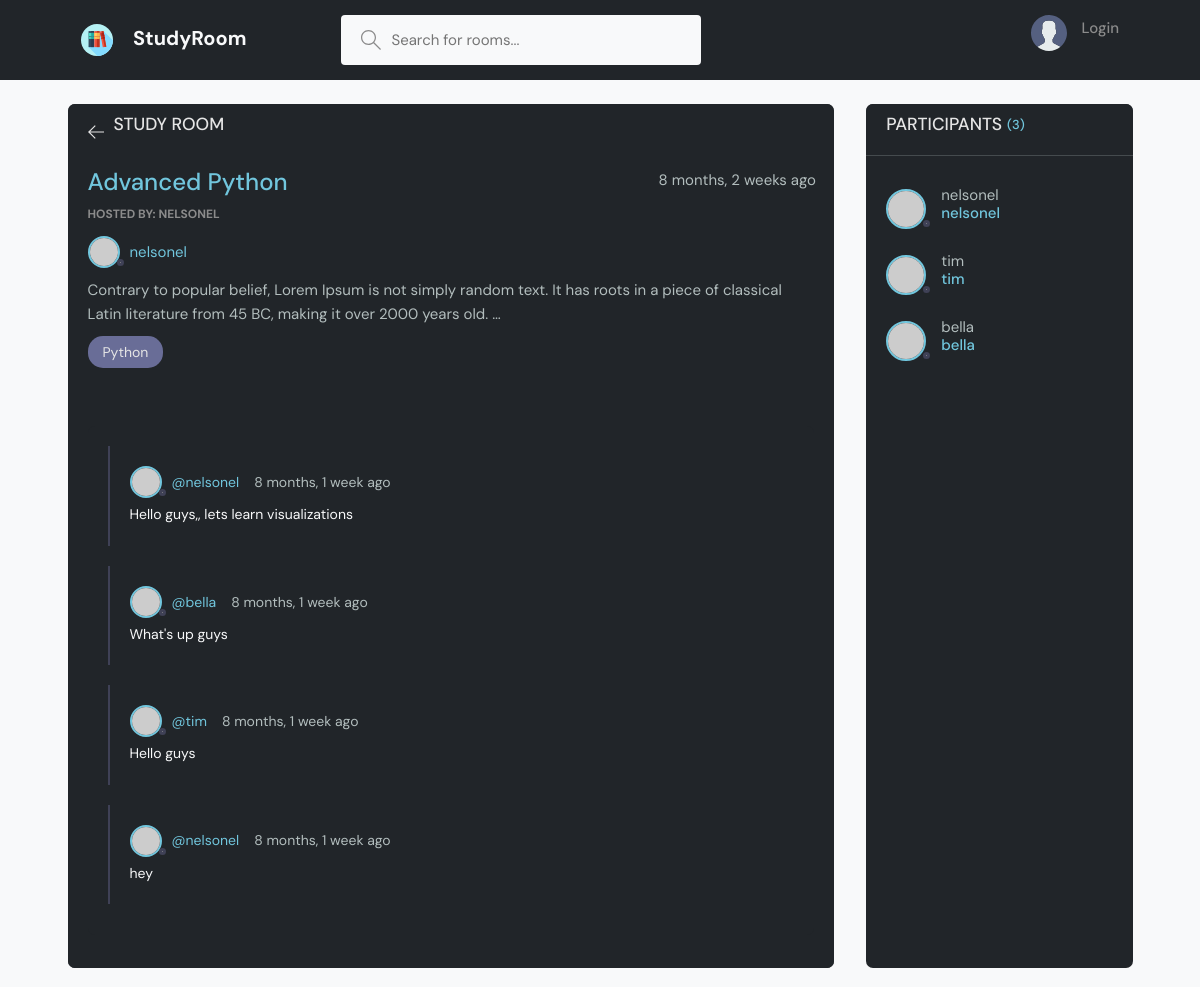
Page /room/2/ on the committed database.
### base/models.py (models this page shows, shortened)
class Room(models.Model):
    host = models.ForeignKey(User, on_delete=models.SET_NULL, null=True)
    topic = models.ForeignKey(Topic, on_delete=models.SET_NULL, null=True)
    name = models.CharField(max_length=200)
    description = models.TextField(null=True, blank=True)
    participants = models.ManyToManyField(User,related_name='participants', blank=True)
    updated = models.DateTimeField(auto_now=True)
    created = models.DateTimeField(auto_now_add=True)
    class Meta:
        ordering = ['-updated', '-created']

class Topic(models.Model):
    name = models.CharField(max_length=200)
    def __str__(self):
        return self.name

class Message(models.Model):
    user = models.ForeignKey(User, on_delete=models.CASCADE)
    room = models.ForeignKey(Room, on_delete=models.CASCADE)
    body = models.TextField()
    updated = models.DateTimeField(auto_now=True)
    created = models.DateTimeField(auto_now_add=True)
    class Meta:
        ordering = ['-updated', '-created']

### base/views.py (the view, shortened to what this page needs)
# urls.py: path('room/<str:pk>/', views.room, name='room'),
def room(request, pk):
    room = Room.objects.get(id=pk)
    room_messages = room.message_set.all()
    participants = room.participants.all()
    context = {'room': room, 'room_messages': room_messages,
               'participants': participants}
    return render(request, 'base/room.html', context)

### base/templates/base/room.html (shortened to what this page needs)
{% extends 'main.html' %}
{% block content %}
<body>
  <main class="profile-page layout layout--2">
    <div class="container">
      <div class="room bg-dark">
        <div class="room__top bg-dark">
          <div class="room__topLeft bg-dark">
            <a href="{% url 'home' %}">
              <svg version="1.1" xmlns="http://www.w3.org/2000/svg" width="32" height="32" viewBox="0 0 32 32">
                <title>arrow-left</title>
                <path
                  d="M13.723 2.286l-13.723 13.714 13.719 13.714 1.616-1.611-10.96-10.96h27.625v-2.286h-27.625l10.965-10.965-1.616-1.607z">
                </path>
              </svg>
            </a>
            <h3>Study Room</h3>
          </div>
        </div>
        <div class="room__box scroll bg-dark">
          <div class="room__header scroll bg-dark">
            <div class="room__info">
              <h3>{{room.name.title}}</h3>
              <span>{{room.created|timesince}} ago</span>
            </div>
            <div class="room__hosted">
              <p>Hosted By: {{room.host.username}}</p>
              <a href="{% url 'user-profile' room.host.id %}" class="room__author">
                <div class="avatar avatar--small">
                  <img src="https://randomuser.me/api/portraits/men/37.jpg" />
                </div>
                <span>{{room.host.username}}</span>
              </a>
            </div>
            <div class="room__details bg-dark">
              {{room.description|truncatewords:30}}
            </div>
            <span class="room__topics">{{room.topic}}</span>
          </div>
          <div class="room__conversation bg-dark">
            <div class="threads scroll bg-dark">
              {% for message in room_messages %}
              <div class="thread">
                <div class="thread__top">
                  <div class="thread__author">
                    <a href="{% url 'user-profile' message.user.id %}" class="thread__authorInfo">
                      <div class="avatar avatar--small">
                        <img src="https://randomuser.me/api/portraits/men/37.jpg" />
                      </div>
                      <span>@{{message.user.username}}</span>
                    </a>
                    <span class="thread__date">{{message.created|timesince}} ago</span>
                  </div>
                </div>
                <div class="thread__details text-light">
                 {{message.body|truncatewords:15}}
                </div>
              </div>
              {% endfor %}
            </div>
          </div>
        </div>
      </div>
      <div class="participants bg-dark">
        <h3 class="participants__top bg-dark">Participants <span>({{participants.count}})</span></h3>
        <hr class="bg-light">
        <div class="participants__list scroll">
          {% for user in participants %}
          <a href="{% url 'user-profile' user.id %}" class="participant">
            <div class="avatar avatar--medium">
              <img src="https://randomuser.me/api/portraits/men/37.jpg" />
            </div>
            <p>
              {{user.username}}
              <span>{{user.username}}</span>
            </p>
          </a>
          {% endfor %}
        </div>
      </div>
    </div>
  </main>
  {% endblock %}

### rows in the picture
Room: name "Advanced Python", created "8 months, 2 weeks", host.username "NELSONEL", host.username "nelsonel", description "Contrary to popular belief, Lorem Ipsum is not simply random text. It has roots in a piece of classical Latin literature from 45 BC, making it over 2000 years old. …", topic "Python"
Message: user.username "nelsonel", created "8 months, 1 week", body "Hello guys,, lets learn visualizations"
Message: user.username "bella", created "8 months, 1 week", body "What's up guys"
Message: user.username "tim", created "8 months, 1 week", body "Hello guys"
Message: user.username "nelsonel", created "8 months, 1 week", body "hey"

### other values in the picture
{{ participants.count }} "3"
{{ user.username }} "nelsonel"
{{ user.username }} "tim"
{{ user.username }} "bella"
